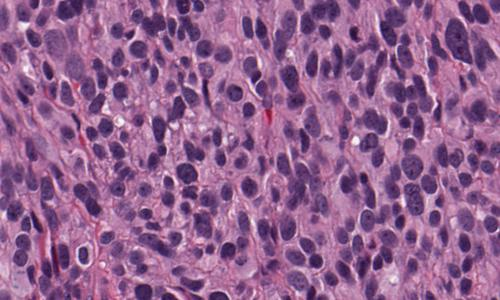
#> input picture stardist/data/images/histo.jpg, 500 x 300 px
$ python -i utils.py   (imports and definitions only)
#> lines starting #> are read from the running program, lines starting #| are printed output that depends on the picture
"""
Utility functions for the adaptive StarDist framework.
"""

import numpy as np
from scipy import ndimage
from typing import Dict, Tuple

def compute_local_statistics(image: np.ndarray,
                           window_size: int = 32) -> Dict[str, np.ndarray]:
    """
    Compute local image statistics using sliding windows.

    Args:
        image: Input image
        window_size: Size of the sliding window

    Returns:
        Dictionary containing local statistics maps
    """
    # Pad image for sliding window
    pad_size = window_size // 2
    padded = np.pad(image, pad_size, mode='reflect')

    # Initialize output maps
    mean_map = np.zeros_like(image, dtype=float)
    std_map = np.zeros_like(image, dtype=float)
    gradient_map = np.zeros_like(image, dtype=float)

    # Compute gradients
    gx = ndimage.sobel(image, axis=0)
    gy = ndimage.sobel(image, axis=1)
    gradient_magnitude = np.sqrt(gx**2 + gy**2)

    # Compute local statistics
    mean_map = ndimage.uniform_filter(image, size=window_size)

    # Local standard deviation
    mean_sq = ndimage.uniform_filter(image**2, size=window_size)
    std_map = np.sqrt(mean_sq - mean_map**2)

    # Local gradient statistics
    gradient_map = ndimage.uniform_filter(gradient_magnitude, size=window_size)

    return {
        'mean': mean_map,
        'std': std_map,
        'gradient': gradient_map
    }

# [46 lines left out: functions estimate_object_sizes, compute_scale_metrics, not called in this run]

>>> import cv2
>>> picture = cv2.imread('../../stardist/data/images/histo.jpg', cv2.IMREAD_GRAYSCALE)
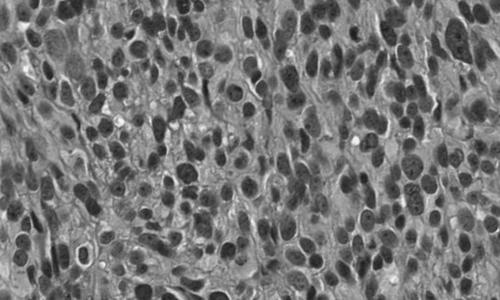
#> picture: shape (300, 500); min 23, max 249, mean 118.1
>>> result = compute_local_statistics(picture)
#> in compute_local_statistics, `padded = np.pad(image, pad_size, mode='reflect')`:
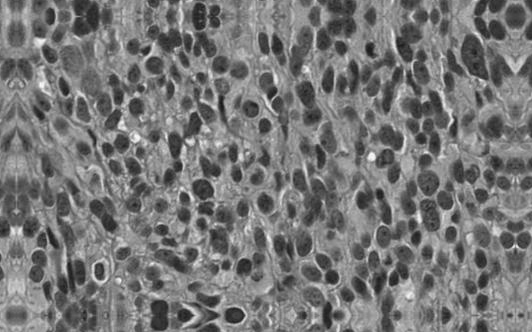
#> padded: shape (332, 532); min 23, max 249, mean 118.4
#> in compute_local_statistics, `gx = ndimage.sobel(image, axis=0)`:
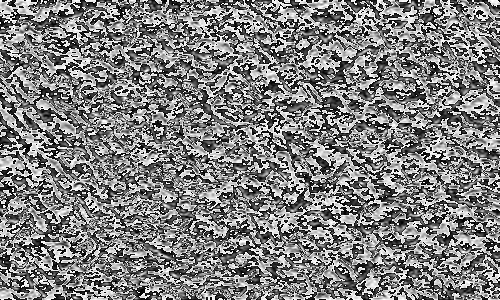
#> gx: shape (300, 500); min 0, max 255, mean 127.4
#> in compute_local_statistics, `gy = ndimage.sobel(image, axis=1)`:
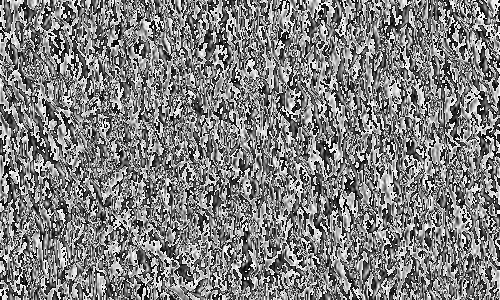
#> gy: shape (300, 500); min 0, max 255, mean 128
#> in compute_local_statistics, `gradient_magnitude = np.sqrt(gx**2 + gy**2)`:
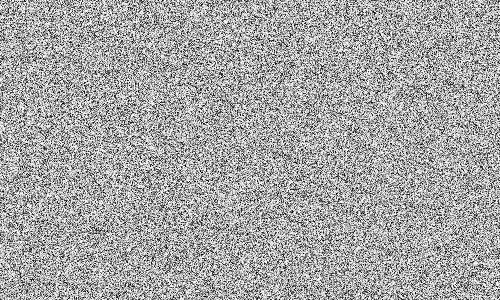
#> gradient_magnitude: shape (300, 500) float16; min 0, max 15.81, mean 10.27; drawn with min black and max white
#> in compute_local_statistics, `mean_sq = ndimage.uniform_filter(image**2, size=window_size)`:
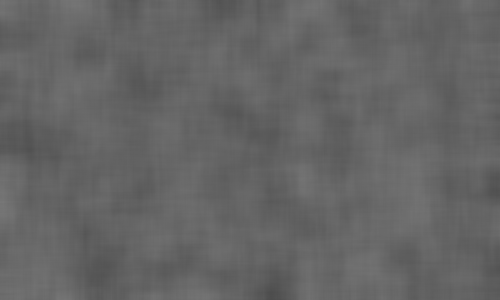
#> mean_sq: shape (300, 500); min 77, max 119, mean 100.6
#> in compute_local_statistics, `std_map = np.sqrt(mean_sq - mean_map**2)`:
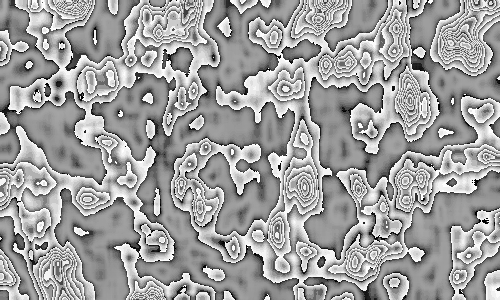
#> std_map: shape (300, 500) float16; min 0, max 15.97, mean 10; drawn with min black and max white
#> (the run stopped early here; a loop or call above may not have finished)
